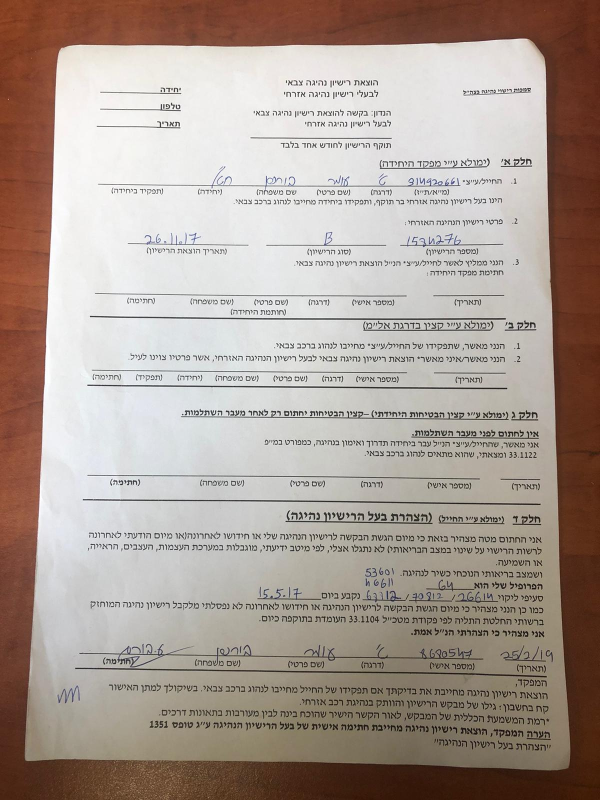
#> input picture img.jpeg, 1200 x 1600 px (shown at 1/2 size)
$ python main.py
#> lines starting #> are read from the running program, lines starting #| are printed output that depends on the picture; after the words box and inside, x2 and y2 are one past the last pixel; in counts of white or black regions, pixels touching at a corner belong together
### mapper.py
import numpy as np


def mapp(h):
    h = h.reshape((4, 2))
    hnew = np.zeros((4, 2), dtype=np.float32)

    add = h.sum(1)
    hnew[0] = h[np.argmin(add)]
    hnew[2] = h[np.argmax(add)]

    diff = np.diff(h, axis=1)
    hnew[1] = h[np.argmin(diff)]
    hnew[3] = h[np.argmax(diff)]

    return hnew

### main.py
import cv2
import numpy as np
import mapper

image = cv2.imread("img.jpeg")  # Input image
#> image is the input picture: shape (1600, 1200, 3); mean B, G, R 149.3, 158, 171.5
image = cv2.resize(image, (1300, 800))  # resized
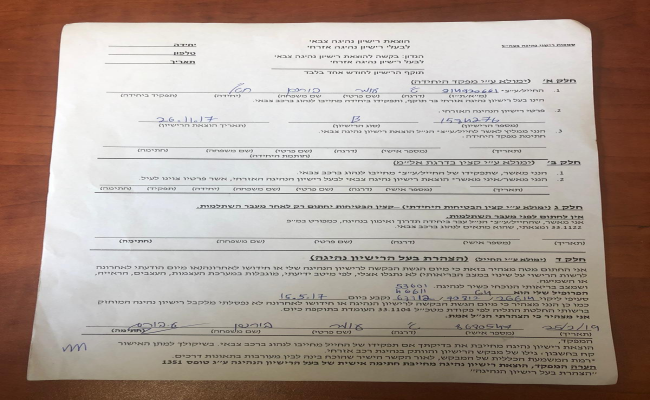
#> image: shape (800, 1300, 3) (shown at 1/2 size); mean B, G, R 149.3, 158, 171.5
orig = image.copy()

gray = cv2.cvtColor(image, cv2.COLOR_BGR2GRAY)  # converted to RGB
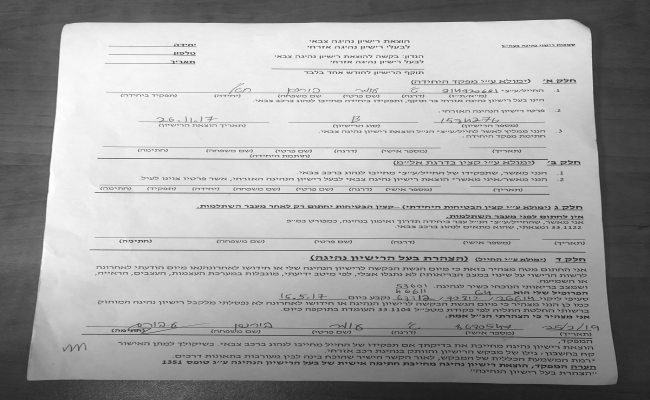
#> gray: shape (800, 1300) (shown at 1/2 size); min 5, max 255, mean 161

blurred = cv2.GaussianBlur(gray, (5, 5), 0)  # Blured the image

edged = cv2.Canny(blurred, 30, 50)  # Edge detection for the findContours function
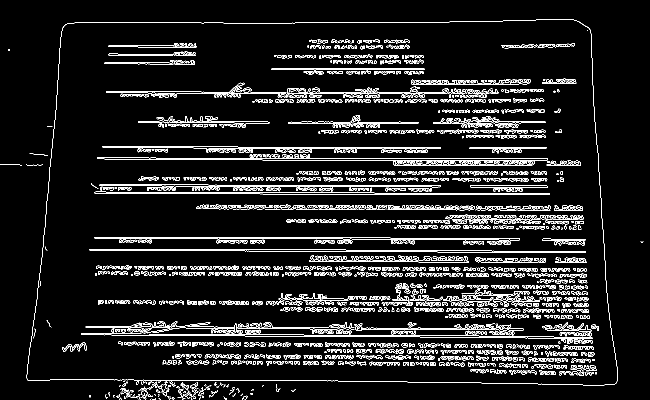
#> edged: shape (800, 1300) (shown at 1/2 size); 8% white in thin lines or dots

contours, hierarchy = cv2.findContours(edged, cv2.RETR_LIST,
                                       cv2.CHAIN_APPROX_SIMPLE)
#> contours = 3323 contours, 2050 with area under 20; largest, box (x1, y1, x2, y2) and area: (53, 38, 1236, 771) 798256, (53, 38, 1236, 771) 798226, (179, 498, 1172, 506) 2716, (179, 498, 1172, 506) 2714, (189, 383, 1100, 390) 2499
contours = sorted(contours, key=cv2.contourArea, reverse=True)

target = 0
for c in contours:
    p = cv2.arcLength(c, True)
    approx = cv2.approxPolyDP(c, 0.02 * p, True)

    if len(approx) == 4:
        target = approx
        break
#> this loop made 1 pass
#> (p, target) on pass 1: (3746, [[1179, 57], [131, 48], [54, 759], [1231, 767]])
approx = mapper.mapp(target)
#> in mapp, `h = h.reshape((4, 2))`: h = [[1179, 57], [131, 48], [54, 759], [1231, 767]]
#> in mapp, `add = h.sum(1)`: add = [1236, 179, 813, 1998]
#> in mapp, `diff = np.diff(h, axis=1)`: diff = [-1122, -83, 705, -464]
#> approx = [[131, 48], [1179, 57], [1231, 767], [54, 759]]

pts = np.float32([[0, 0], [1200, 0], [1200, 1200], [0, 1200]])

op = cv2.getPerspectiveTransform(approx, pts)
#> op = [[1.15, 0.125, -156.6], [-0.0164, 1.91, -89.48], [-4.03e-06, 0.000174, 1]]
dst1 = cv2.warpPerspective(orig, op, (1200, 1200))
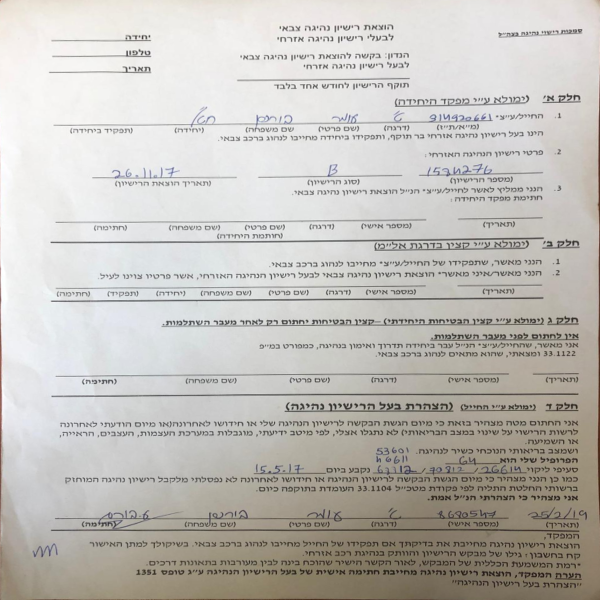
#> dst1: shape (1200, 1200, 3) (shown at 1/2 size); mean B, G, R 185.9, 191, 193.7
gray2 = cv2.cvtColor(dst1, cv2.COLOR_BGR2GRAY)
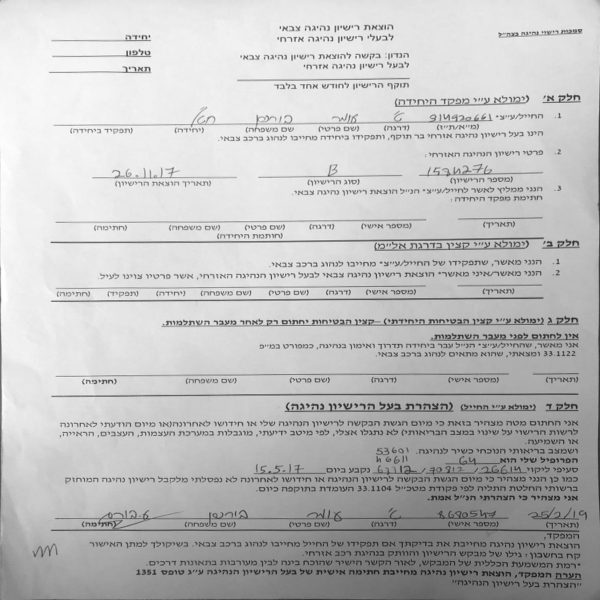
#> gray2: shape (1200, 1200) (shown at 1/2 size); min 9, max 255, mean 191.2
blurred = cv2.GaussianBlur(gray2, (5, 5), 0)
#> blurred: shape (1200, 1200)
thresh = cv2.adaptiveThreshold(blurred, 255, cv2.ADAPTIVE_THRESH_GAUSSIAN_C, cv2.THRESH_BINARY, 11, 2)
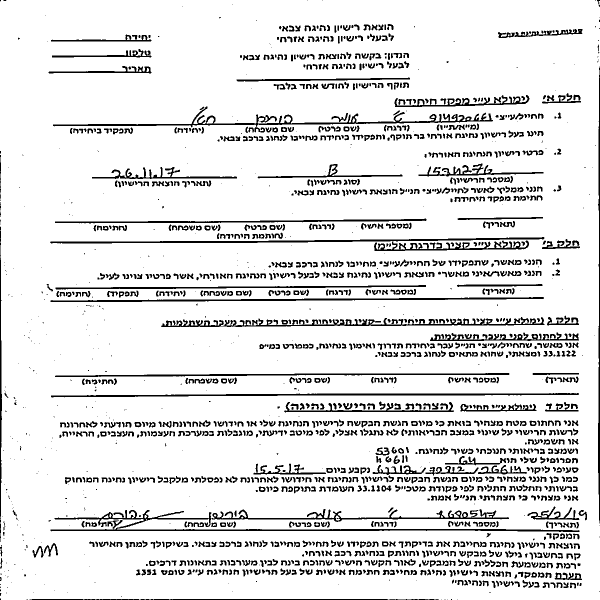
#> thresh: shape (1200, 1200) (shown at 1/2 size); 88.6% white; 1952 black regions (449 under 20 px), largest, box (x1, y1, x2, y2) and area: (101, 1018, 1159, 1064) 8905, (322, 634, 1089, 654) 5270, (106, 213, 986, 265) 4888
cv2.imshow("Scanned", thresh)
cv2.waitKey(0)
